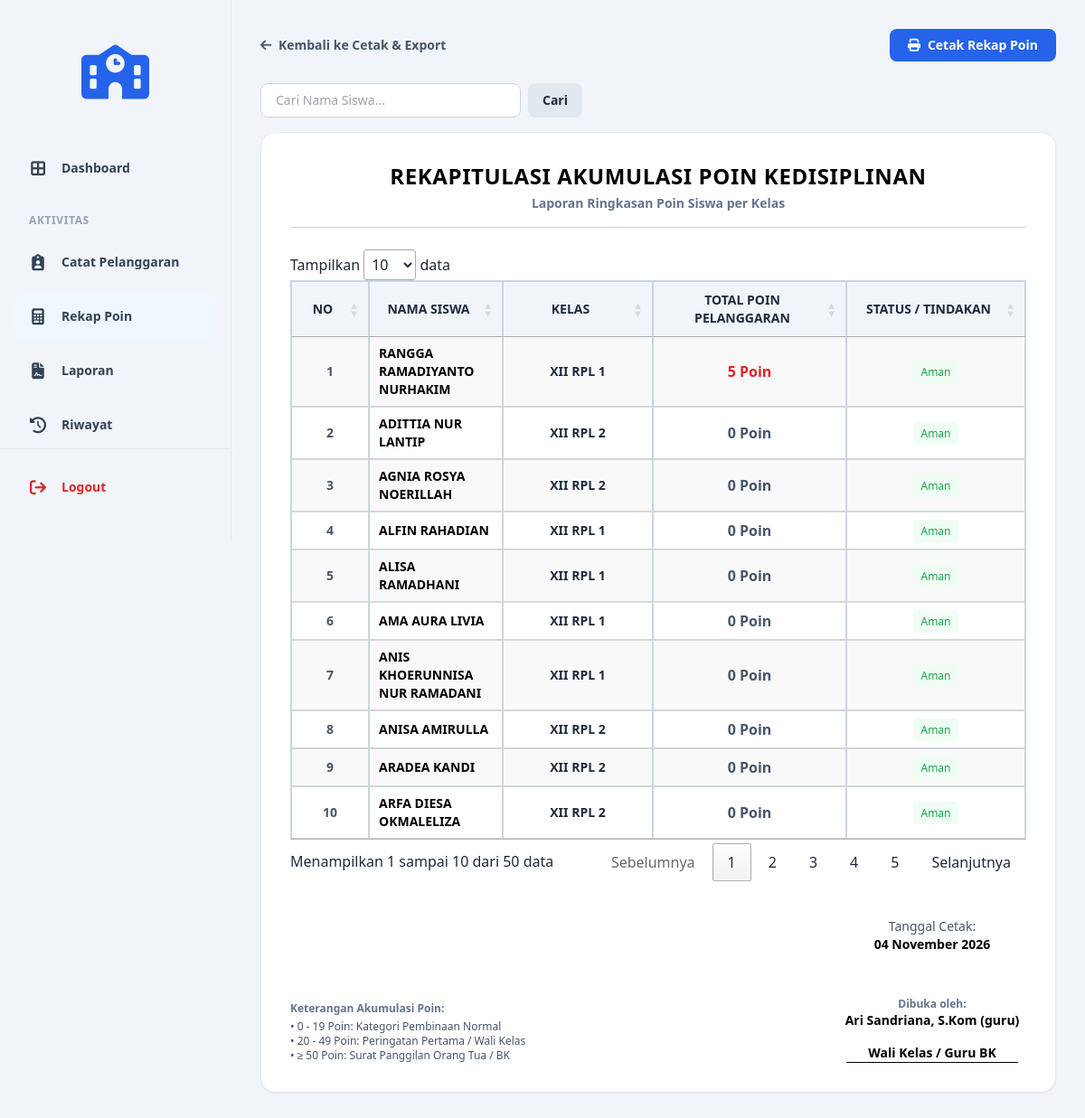
Page /rekap_point.php (signed in) on the committed database.
### tables this page shows
CREATE TABLE `t_siswa` (
  `id` int(11) NOT NULL AUTO_INCREMENT,
  `nis` varchar(20) DEFAULT NULL,
  `nisn` varchar(20) DEFAULT NULL,
  `nama` varchar(150) DEFAULT NULL,
  `jenis_kelamin` varchar(4) NOT NULL,
  `tanggal_lahir` date NOT NULL,
  `alamat` text NOT NULL,
  `status_aktif` tinyint(1) NOT NULL,
  `created_at` timestamp NOT NULL DEFAULT current_timestamp(),
  `updated_at` timestamp NOT NULL DEFAULT current_timestamp(),
  PRIMARY KEY (`id`),
  UNIQUE KEY `uq_t_siswa_nisn` (`nisn`),
  UNIQUE KEY `uq_t_siswa_nis` (`nis`)
);

### rekap_point.php (the view, shortened to what this page needs)
<?php
include 'config/koneksi.php';
$search = $_GET['search'] ?? '';
$join_ps = "LEFT JOIN t_pelanggaran_siswa ps ON s.id = ps.siswa_id";
$conds = [];
$where = count($conds) > 0 ? "WHERE " . implode(' AND ', $conds) : "";
$query = "SELECT s.id, s.nama AS nama_siswa,
                 COALESCE(
                     (SELECT k2.nama FROM t_kelas_siswa ks2 JOIN t_kelas k2 ON ks2.kelas_id = k2.id WHERE ks2.siswa_id = s.id ORDER BY ks2.id DESC LIMIT 1),
                     (SELECT k3.nama FROM t_pelanggaran_siswa ps3 JOIN t_kelas k3 ON ps3.kelas_id = k3.id WHERE ps3.siswa_id = s.id ORDER BY ps3.id DESC LIMIT 1),
                     '-'
                 ) AS nama_kelas,
                 COALESCE(SUM(p.poin), 0) AS total_poin
          FROM t_siswa s
          $join_ps
          LEFT JOIN t_pelanggaran p ON ps.pelanggaran_id = p.id
          $where
          GROUP BY s.id, s.nama
          ORDER BY total_poin DESC, s.nama ASC";
$result = @mysqli_query($koneksi, $query);
$user_name = $_SESSION['name'] ?? $_SESSION['username'] ?? 'Pengguna';
$open_role = $_SESSION['role'] ?? 'Guru';
?>
<!DOCTYPE html>
<html lang="id">
<head>
    <?php include 'layouts/head.php'; ?>
    <link rel="stylesheet" href="https://cdn.datatables.net/1.13.6/css/jquery.dataTables.min.css">
</head>
<body class="bg-slate-100 text-slate-800 font-sans min-h-screen flex">
    <div class="no-print">
        <?php include 'layouts/sidebar.php'; ?>
    </div>
    <main class="flex-1 p-8 overflow-y-auto">
        <div class="max-w-5xl mx-auto mb-6 flex justify-between items-center no-print">
            <a href="cetak_export.php" class="text-sm font-bold text-slate-600 hover:text-black">
                <i class="fa-solid fa-arrow-left mr-1"></i> Kembali ke Cetak & Export
            </a>
            <button onclick="window.print()" class="bg-blue-600 hover:bg-blue-700 text-white font-bold px-5 py-2 rounded-lg text-sm shadow-sm transition flex items-center gap-2">
                <i class="fa-solid fa-print"></i> Cetak Rekap Poin
            </button>
        </div>
        <form method="GET" class="max-w-5xl mx-auto mb-4 flex gap-2 no-print">
            <input type="text" name="search" value="<?php echo htmlspecialchars($search); ?>" placeholder="Cari Nama Siswa..." class="px-4 py-2 border border-slate-300 rounded-lg text-sm w-72 focus:outline-none focus:border-blue-600">
            <button type="submit" class="bg-slate-200 hover:bg-slate-300 text-slate-800 px-4 py-2 rounded-lg text-sm font-bold">Cari</button>
        </form>
        <div class="max-w-5xl mx-auto bg-white p-8 rounded-2xl shadow-sm border border-slate-200">
            <div class="text-center border-b border-slate-300 pb-4 mb-6">
                <h1 class="text-2xl font-bold text-black uppercase tracking-wide">Rekapitulasi Akumulasi Poin Kedisiplinan</h1>
                <p class="text-sm text-slate-500 font-bold mt-1">Laporan Ringkasan Poin Siswa per Kelas</p>
            </div>
            <table id="tabelRekap" class="w-full border-collapse border border-slate-300 text-sm display">
                <thead>
                    <tr class="bg-slate-100 text-slate-800">
                        <th class="border border-slate-300 px-4 py-3 text-center w-12">NO</th>
                        <th class="border border-slate-300 px-4 py-3 text-left">NAMA SISWA</th>
                        <th class="border border-slate-300 px-4 py-3 text-center w-32">KELAS</th>
                        <th class="border border-slate-300 px-4 py-3 text-center w-44">TOTAL POIN PELANGGARAN</th>
                        <th class="border border-slate-300 px-4 py-3 text-center w-40">STATUS / TINDAKAN</th>
                    </tr>
                </thead>
                <tbody>
                    <?php if ($result && mysqli_num_rows($result) > 0): ?>
                        <?php $no = 1; while ($row = mysqli_fetch_assoc($result)):
                            $poin = (int)$row['total_poin'];
                            $status_label = 'Aman';
                            $status_class = 'text-green-600 bg-green-50';
                        ?>
                            <tr class="hover:bg-slate-50">
                                <td class="border border-slate-300 px-4 py-2.5 text-center font-bold text-slate-600"><?php echo $no++; ?></td>
                                <td class="border border-slate-300 px-4 py-2.5 font-bold text-black"><?php echo htmlspecialchars($row['nama_siswa']); ?></td>
                                <td class="border border-slate-300 px-4 py-2.5 text-center font-bold"><?php echo htmlspecialchars($row['nama_kelas']); ?></td>
                                <td class="border border-slate-300 px-4 py-2.5 text-center font-bold text-base <?php echo $poin > 0 ? 'text-red-600' : 'text-slate-600'; ?>"><?php echo $poin; ?> Poin</td>
                                <td class="border border-slate-300 px-4 py-2.5 text-center"><span class="px-2 py-1 rounded text-xs <?php echo $status_class; ?>"><?php echo $status_label; ?></span></td>
                            </tr>
                        <?php endwhile; ?>
                    <?php else: ?>
                        <tr>
                            <td colspan="5" class="border border-slate-300 px-4 py-8 text-center text-slate-500 font-bold">Tidak ada data siswa ditemukan untuk rekapitulasi poin.</td>
                        </tr>
                    <?php endif; ?>
                </tbody>
            </table>
            <div class="mt-10 flex justify-between items-end text-sm">
                <div>
                    <p class="text-xs text-slate-500 font-bold">Keterangan Akumulasi Poin:</p>
                    <p class="text-xs text-slate-600 mt-1">• 0 - 19 Poin: Kategori Pembinaan Normal</p>
                    <p class="text-xs text-slate-600">• 20 - 49 Poin: Peringatan Pertama / Wali Kelas</p>
                    <p class="text-xs text-slate-600">• ≥ 50 Poin: Surat Panggilan Orang Tua / BK</p>
                </div>
                <div class="text-center w-52">
                    <p class="text-slate-600">Tanggal Cetak:</p>
                    <p class="font-bold text-black mb-12"><?php echo date('d F Y'); ?></p>
                    <p class="text-xs text-slate-500 font-bold">Dibuka oleh:</p>
                    <p class="font-bold text-black"><?php echo htmlspecialchars($user_name); ?> (<?php echo htmlspecialchars($open_role); ?>)</p>
                    <p class="font-bold text-black border-b border-black inline-block px-6 mt-4">Wali Kelas / Guru BK</p>
                </div>
            </div>
        </div>
    </main>
</body>
</html>

### rekap_point.php (style rules this page uses)
table.dataTable thead th { text-align: center; }
table.dataTable thead .sorting { text-align: center; }

### rows in the picture
t_siswa: nama "RANGGA RAMADIYANTO NURHAKIM", nama_kelas "XII RPL 1", poin "5", status_label "Aman"
t_siswa: nama "ADITTIA NUR LANTIP", nama_kelas "XII RPL 2", poin "0", status_label "Aman"
t_siswa: nama "AGNIA ROSYA NOERILLAH", nama_kelas "XII RPL 2", poin "0", status_label "Aman"
t_siswa: nama "ALFIN RAHADIAN", nama_kelas "XII RPL 1", poin "0", status_label "Aman"
t_siswa: nama "ALISA RAMADHANI", nama_kelas "XII RPL 1", poin "0", status_label "Aman"
t_siswa: nama "AMA AURA LIVIA", nama_kelas "XII RPL 1", poin "0", status_label "Aman"
t_siswa: nama "ANIS KHOERUNNISA NUR RAMADANI", nama_kelas "XII RPL 1", poin "0", status_label "Aman"
t_siswa: nama "ANISA AMIRULLA", nama_kelas "XII RPL 2", poin "0", status_label "Aman"
t_siswa: nama "ARADEA KANDI", nama_kelas "XII RPL 2", poin "0", status_label "Aman"
t_siswa: nama "ARFA DIESA OKMALELIZA", nama_kelas "XII RPL 2", poin "0", status_label "Aman"

### other values in the picture
$user_name "Ari Sandriana, S.Kom"
$open_role "guru"
